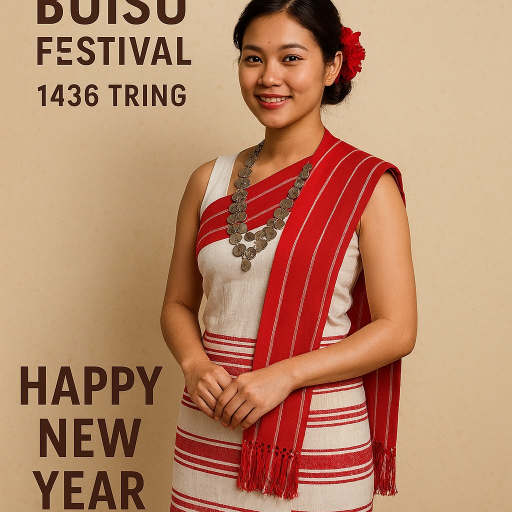
#> input picture api-server/data/uploads/1777977667025.jpg, 1024 x 1024 px, given in place of icon.png, which was not available (shown at 1/2 size)
$ python build-splash.py
#> lines starting #> are read from the running program, lines starting #| are printed output that depends on the picture; pictures that were not available may be replaced by others from this repository, and a replacement may not be noted
#!/usr/bin/env python3
"""
Build SkillAd native splash icon from the official icon.png.

Android 12+ / Expo splash-screen:
  - System splash shows a CENTERED ICON on a solid background (not a full-bleed billboard).
  - Title/tagline cannot reliably appear in the native splash — those belong on the
    short branded JS screen (see components/BrandedSplash.tsx).
  - Android recommends splash icon display width <= ~200dp (expo imageWidth).
  - Keep artwork inside the center ~66% safe zone so circular masking does not clip.

Outputs:
  assets/images/splash-icon.png  — square logo asset used by expo-splash-screen
  assets/images/splash.png       — same asset (legacy app.json splash.image path)

Does NOT modify icon.png or adaptive-icon.png.
"""
from __future__ import annotations

from pathlib import Path

from PIL import Image

ROOT = Path(__file__).resolve().parents[1]
ICON = ROOT / "assets" / "images" / "icon.png"
OUT_ICON = ROOT / "assets" / "images" / "splash-icon.png"
OUT_LEGACY = ROOT / "assets" / "images" / "splash.png"

CANVAS = 1024
# Center safe zone (~66%) — Android circular splash mask safe area.
SAFE_FRAC = 0.66


def content_bbox(im: Image.Image) -> tuple[int, int, int, int]:
    """Bounding box of non-near-white, non-transparent pixels."""
    rgba = im.convert("RGBA")
    w, h = rgba.size
    px = rgba.load()
    xs: list[int] = []
    ys: list[int] = []
    for y in range(h):
        for x in range(w):
            r, g, b, a = px[x, y]
            if a < 10:
                continue
            if r > 248 and g > 248 and b > 248:
                continue
            xs.append(x)
            ys.append(y)
    if not xs:
        return (0, 0, w, h)
    return (min(xs), min(ys), max(xs) + 1, max(ys) + 1)


def main() -> None:
    src = Image.open(ICON).convert("RGBA")
    if src.size != (CANVAS, CANVAS):
        src = src.resize((CANVAS, CANVAS), Image.Resampling.LANCZOS)

    safe = int(CANVAS * SAFE_FRAC)
    logo = src.resize((safe, safe), Image.Resampling.LANCZOS)
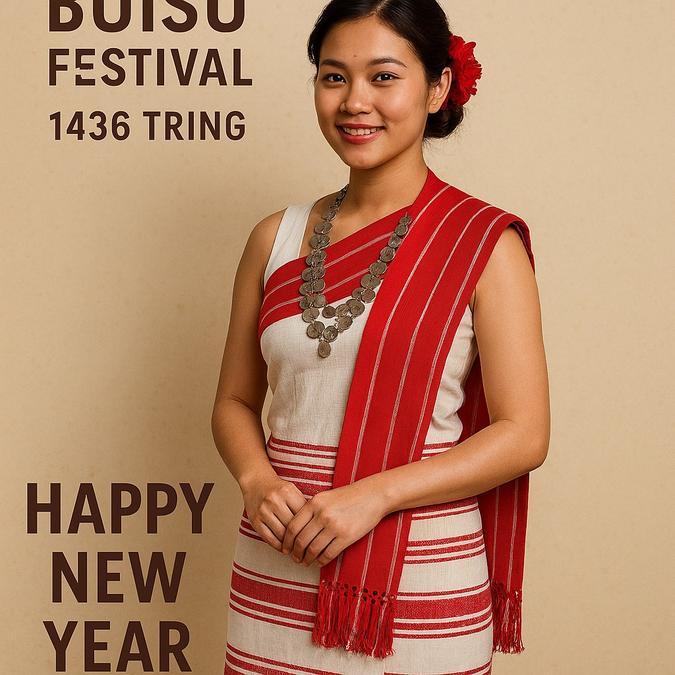
#> logo: PIL image 675x675 RGBA; mean R, G, B, A 184.1, 135.1, 105.7, 255

    # Opaque white canvas — matches splash backgroundColor #FFFFFF.
    canvas = Image.new("RGBA", (CANVAS, CANVAS), (255, 255, 255, 255))
#> canvas: PIL image 1024x1024 RGBA; every value is 255
    offset = (CANVAS - safe) // 2
    canvas.paste(logo, (offset, offset), logo)
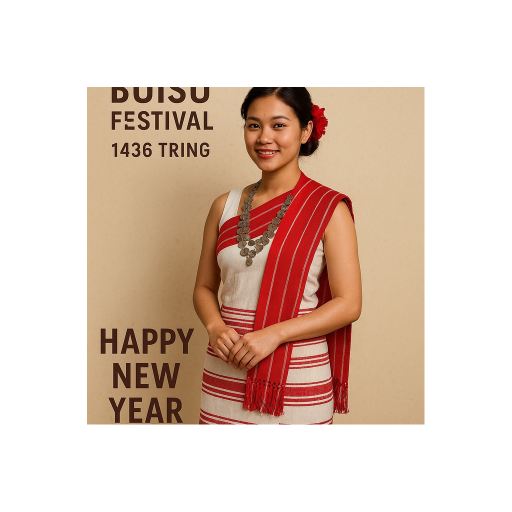
#> canvas: PIL image 1024x1024 RGBA (shown at 1/2 size); mean R, G, B, A 224.2, 202.9, 190.1, 255

    rgb = canvas.convert("RGB")
    rgb.save(OUT_ICON, "PNG", optimize=True)
    rgb.save(OUT_LEGACY, "PNG", optimize=True)

    bbox = content_bbox(canvas)
#> after the loop in content_bbox, `for y in range(h):`: xs = 455624 items
#> bbox = (174, 174, 849, 849)
    bw, bh = bbox[2] - bbox[0], bbox[3] - bbox[1]
#> bw = 675; bh = 675
    print(
        f"Wrote {OUT_ICON.relative_to(ROOT)} and {OUT_LEGACY.relative_to(ROOT)}\n"
        f"  canvas={CANVAS}x{CANVAS}\n"
        f"  logo_placed={safe}x{safe} ({SAFE_FRAC:.0%} of canvas, Android safe zone)\n"
        f"  content_bbox={bbox} -> {bw}x{bh} "
        f"({100 * bw / CANVAS:.1f}% W, {100 * bh / CANVAS:.1f}% H)\n"
        f"  padding LTRB=({bbox[0]}, {bbox[1]}, {CANVAS - bbox[2]}, {CANVAS - bbox[3]})\n"
#> (the run stopped early here; a loop or call above may not have finished)
